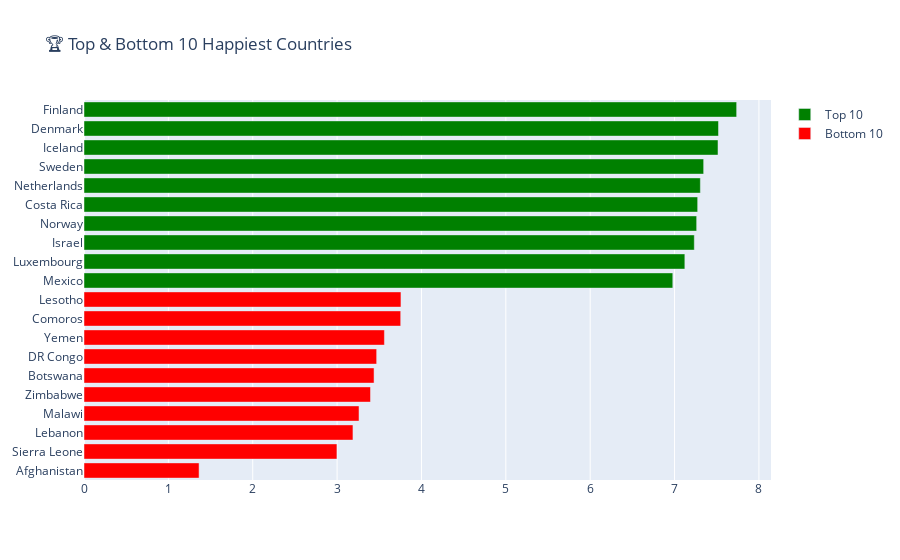

Notebook code for this chart:
### Markdown cell above
## ✅ 3️⃣ Top and Bottom 10 Happiest Countries

### Code cell
# Filtered latest year only
latest_year = df['year'].max()
df_latest = df[df['year'] == latest_year]

# Top 10
top10 = df_latest.nlargest(10, 'ladder_score')

# Bottom 10
bottom10 = df_latest.nsmallest(10, 'ladder_score')

import plotly.graph_objects as go

# Horizontal bar chart
fig = go.Figure()

fig.add_trace(go.Bar(
    y=top10['country_name'],
    x=top10['ladder_score'],
    name='Top 10',
    orientation='h',
    marker=dict(color='green')
))

fig.add_trace(go.Bar(
    y=bottom10['country_name'],
    x=bottom10['ladder_score'],
    name='Bottom 10',
    orientation='h',
    marker=dict(color='red')
))

fig.update_layout(title='🏆 Top & Bottom 10 Happiest Countries',
                  barmode='group',
                  yaxis={'categoryorder':'total ascending'})

fig.show()

### Figure 1 — Plotly figure (JSON) as saved in the notebook; plotly's stock layout.template omitted (floating-point values rounded to 4 significant figures)
{"data": [{"marker": {"color": "green"}, "name": "Top 10", "orientation": "h", "type": "bar", "x": [7.736, 7.521, 7.515, 7.345, 7.306, 7.274, 7.262, 7.234, 7.122, 6.979], "y": ["Finland", "Denmark", "Iceland", "Sweden", "Netherlands", "Costa Rica", "Norway", "Israel", "Luxembourg", "Mexico"]}, {"marker": {"color": "red"}, "name": "Bottom 10", "orientation": "h", "type": "bar", "x": [1.364, 2.998, 3.188, 3.26, 3.396, 3.438, 3.469, 3.561, 3.754, 3.757], "y": ["Afghanistan", "Sierra Leone", "Lebanon", "Malawi", "Zimbabwe", "Botswana", "DR Congo", "Yemen", "Comoros", "Lesotho"]}], "layout": {"barmode": "group", "title": {"text": "🏆 Top & Bottom 10 Happiest Countries"}, "yaxis": {"categoryorder": "total ascending"}}}
